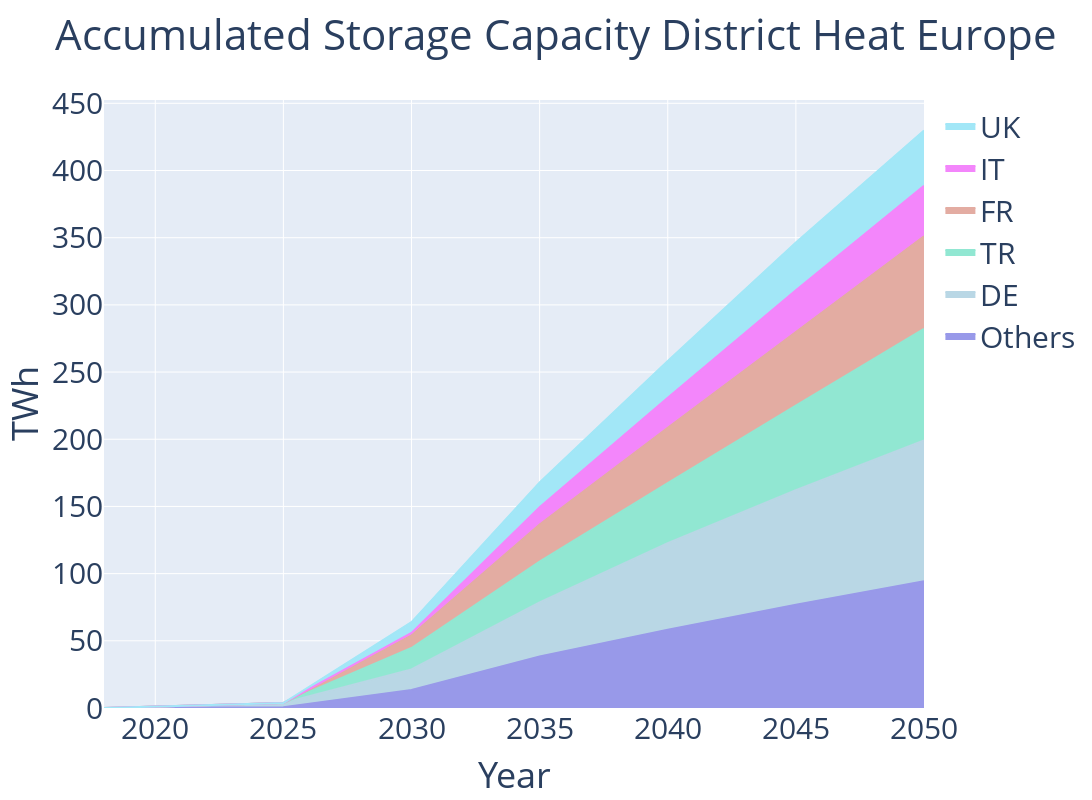
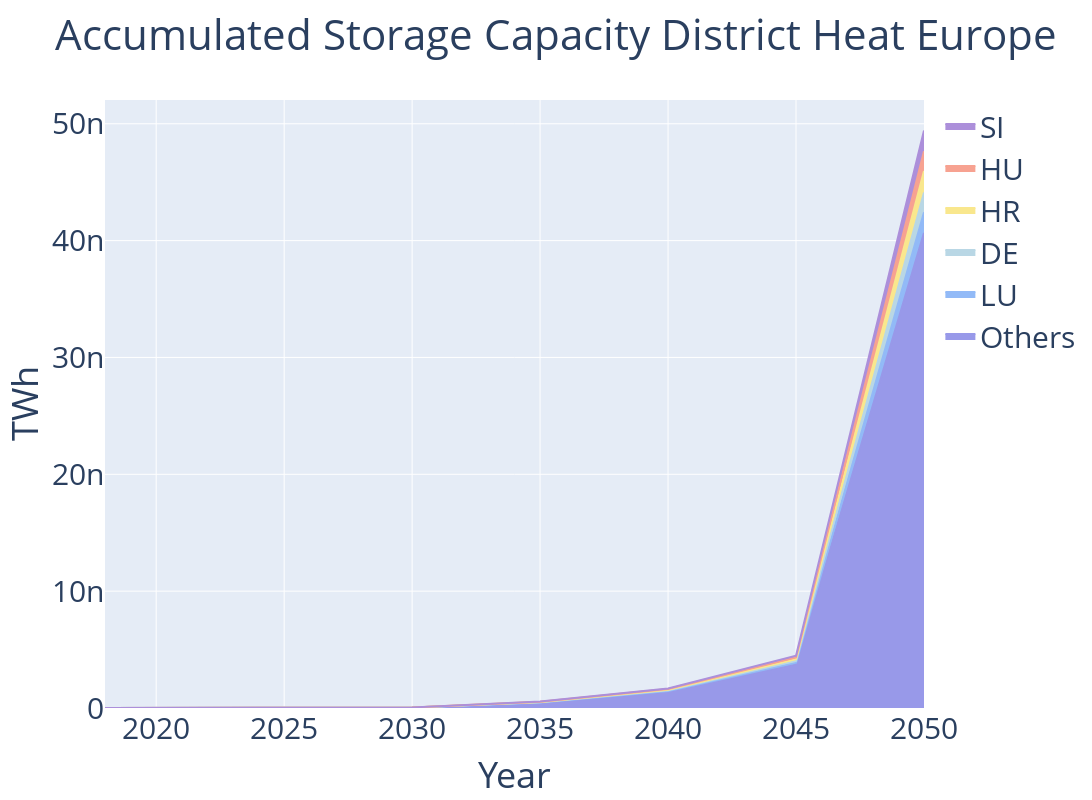

The notebook cell these images were saved under, in order:
### Code cell
#stacked_accumulated_energy(DAILY_DATA, region=REGION, title_addon="Daily", write_fig=WRITE_FIGS)[0].show()
stacked_accumulated_energy(SEASON_DATA, region=REGION, title_addon="", write_fig=WRITE_FIGS).show()
stacked_accumulated_energy(EXPENSIVE_HLDH, region=REGION, title_addon="Expensive", write_fig=WRITE_FIGS).show()

### Figure 1 — Plotly figure (JSON) as saved in the notebook; plotly's stock layout.template omitted (floating-point values rounded to 4 significant figures)
{"data": [{"fillcolor": "#9899e9", "legendgroup": "Others", "line": {"color": "#9899e9"}, "name": "Others", "showlegend": true, "stackgroup": "one", "type": "scatter", "x": [2040, 2035, 2030, 2025, 2018, 2050, 2045], "y": [58.16, 38.38, 13.39, 0.5091, 1.037e-08, 94.29, 76.77]}, {"fillcolor": "#b9d7e5", "legendgroup": "DE", "line": {"color": "#b9d7e5"}, "name": "DE", "showlegend": true, "stackgroup": "one", "type": "scatter", "x": [2018, 2025, 2030, 2035, 2040, 2045, 2050], "y": [3.844e-10, 3.194, 15.34, 40.16, 64.58, 85.32, 104.8]}, {"fillcolor": "#91e7d2", "legendgroup": "TR", "line": {"color": "#91e7d2"}, "name": "TR", "showlegend": true, "stackgroup": "one", "type": "scatter", "x": [2050, 2040, 2035, 2030, 2025, 2018, 2045], "y": [82.99, 44.62, 30.42, 15.9, 1.219e-07, 3.789e-10, 63.01]}, {"fillcolor": "#e3aca2", "legendgroup": "FR", "line": {"color": "#e3aca2"}, "name": "FR", "showlegend": true, "stackgroup": "one", "type": "scatter", "x": [2050, 2045, 2040, 2025, 2030, 2018, 2035], "y": [68.9, 54.72, 41.24, 5.793e-08, 9.486, 3.433e-10, 27.56]}, {"fillcolor": "#f386fb", "legendgroup": "IT", "line": {"color": "#f386fb"}, "name": "IT", "showlegend": true, "stackgroup": "one", "type": "scatter", "x": [2040, 2045, 2035, 2050, 2025, 2018, 2030], "y": [22.26, 31.1, 12.97, 37.61, 2.011e-07, 4.578e-10, 1.805]}, {"fillcolor": "#a2e7f7", "legendgroup": "UK", "line": {"color": "#a2e7f7"}, "name": "UK", "showlegend": true, "stackgroup": "one", "type": "scatter", "x": [2018, 2030, 2035, 2040, 2045, 2050, 2025], "y": [4.093e-10, 7.97, 18.31, 27.42, 35.59, 41.22, 3.878e-08]}], "layout": {"barmode": "stack", "font": {"size": 30}, "height": 800, "legend": {"traceorder": "reversed"}, "title": {"text": "Accumulated Storage Capacity District Heat Europe"}, "width": 1400, "xaxis": {"title": {"text": "Year"}}, "yaxis": {"title": {"text": "TWh"}}}}

### Figure 2 — Plotly figure (JSON) as saved in the notebook; plotly's stock layout.template omitted (floating-point values rounded to 4 significant figures)
{"data": [{"fillcolor": "#9899e9", "legendgroup": "Others", "line": {"color": "#9899e9"}, "name": "Others", "showlegend": true, "stackgroup": "one", "type": "scatter", "x": [2040, 2035, 2030, 2025, 2018, 2050, 2045], "y": [1.396e-09, 4.566e-10, 4.479e-11, 1.281e-11, 3.407e-12, 4.066e-08, 3.726e-09]}, {"fillcolor": "#92baf7", "legendgroup": "LU", "line": {"color": "#92baf7"}, "name": "LU", "showlegend": true, "stackgroup": "one", "type": "scatter", "x": [2018, 2025, 2030, 2035, 2040, 2045, 2050], "y": [1.359e-13, 4.691e-13, 1.535e-12, 1.858e-11, 5.596e-11, 1.49e-10, 1.759e-09]}, {"fillcolor": "#b9d7e5", "legendgroup": "DE", "line": {"color": "#b9d7e5"}, "name": "DE", "showlegend": true, "stackgroup": "one", "type": "scatter", "x": [2018, 2025, 2030, 2035, 2040, 2045, 2050], "y": [1.362e-13, 4.72e-13, 1.531e-12, 1.818e-11, 5.619e-11, 1.547e-10, 1.701e-09]}, {"fillcolor": "#f9e78d", "legendgroup": "HR", "line": {"color": "#f9e78d"}, "name": "HR", "showlegend": true, "stackgroup": "one", "type": "scatter", "x": [2050, 2045, 2040, 2025, 2030, 2018, 2035], "y": [1.827e-09, 1.508e-10, 5.675e-11, 5.019e-13, 1.566e-12, 1.357e-13, 1.866e-11]}, {"fillcolor": "#f7a291", "legendgroup": "HU", "line": {"color": "#f7a291"}, "name": "HU", "showlegend": true, "stackgroup": "one", "type": "scatter", "x": [2040, 2045, 2035, 2050, 2025, 2018, 2030], "y": [5.623e-11, 1.503e-10, 1.787e-11, 1.705e-09, 4.691e-13, 1.363e-13, 1.506e-12]}, {"fillcolor": "#ac8fda", "legendgroup": "SI", "line": {"color": "#ac8fda"}, "name": "SI", "showlegend": true, "stackgroup": "one", "type": "scatter", "x": [2050, 2040, 2035, 2030, 2018, 2045, 2025], "y": [1.779e-09, 5.666e-11, 1.892e-11, 1.82e-12, 1.354e-13, 1.486e-10, 4.863e-13]}], "layout": {"barmode": "stack", "font": {"size": 30}, "height": 800, "legend": {"traceorder": "reversed"}, "title": {"text": "Accumulated Storage Capacity District Heat Europe"}, "width": 1400, "xaxis": {"title": {"text": "Year"}}, "yaxis": {"title": {"text": "TWh"}}}}
